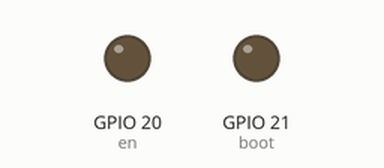
Simulated run of this program. Board: Raspberry Pi (BCM pin numbers). Shown: output pins drawn as LEDs (lit = HIGH). At 0.6 s the program stops and its outputs stay as they are.

Above: at 0.1 s.
At 0.55 s:
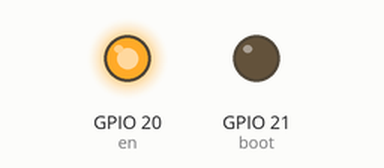
Timing chart, 0 to 2.1 s (numbered marks = the images above):
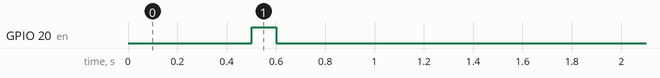

The program:

pgm.py
```python
from gpiozero import LED
from time import sleep

boot = LED(21)
en = LED(20)

def reset():
    en.off()
    sleep(0.5)
    en.on()
    sleep(0.1)

def pgm_mode():
    boot.off()
    reset()

def main():
    pgm_mode()

if __name__ == "__main__":
    main()
```

Measured:
- by itself, GPIO 20 (en): LOW → HIGH at 0.50 s, → LOW 0.10 s later
